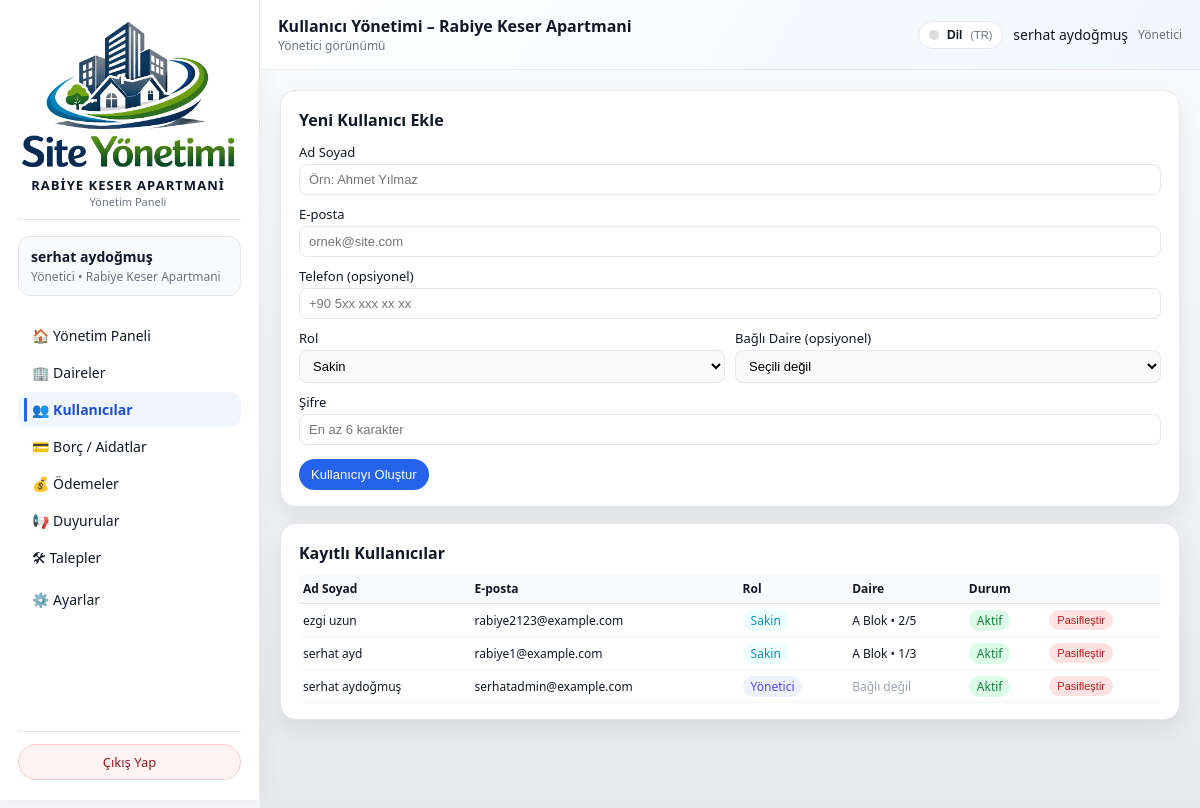
The app's page /admin/users (signed in), older data.
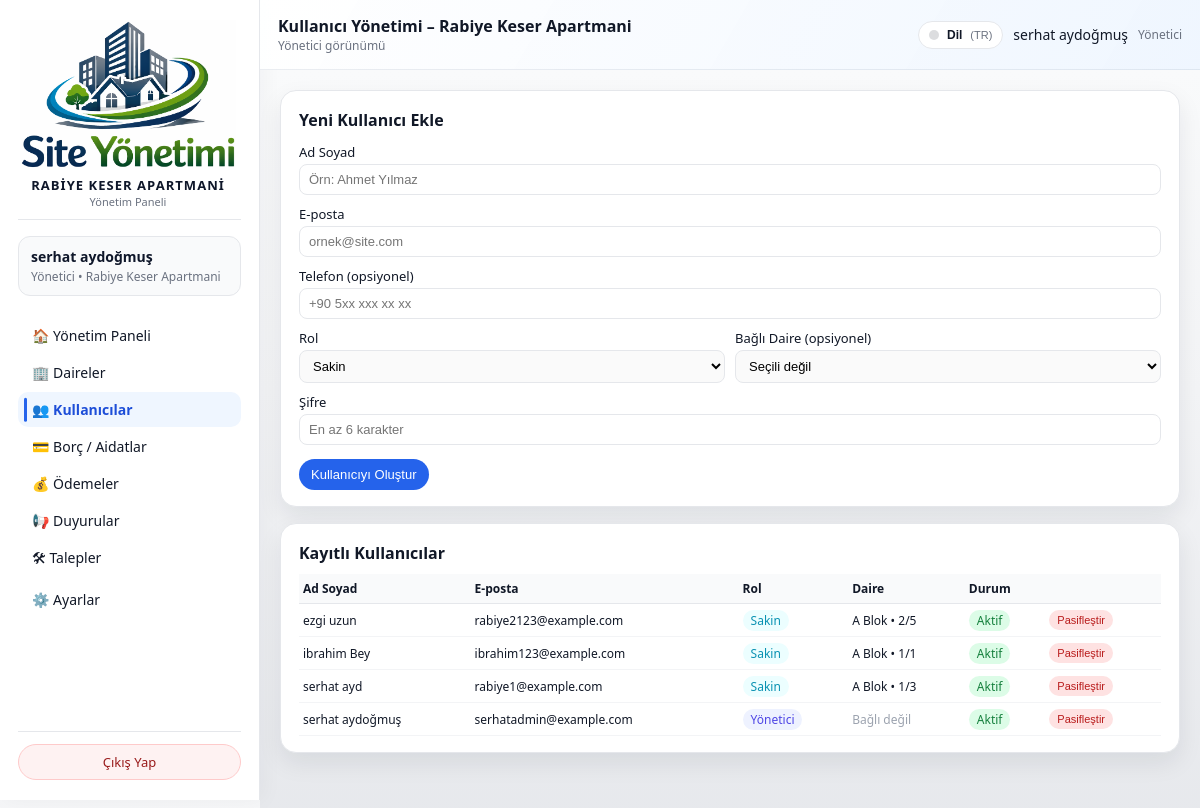
The same page, newer data.
### models/user_model.py (models this page shows, shortened)
class User(db.Model):
    __tablename__ = "users"
    id = db.Column(db.Integer, primary_key=True)
    name = db.Column(db.String(120), nullable=False)
    email = db.Column(db.String(120), unique=True, nullable=False, index=True)
    phone = db.Column(db.String(32), nullable=True)
    password_hash = db.Column(db.String(255), nullable=False)
    role = db.Column(db.String(20), nullable=False, default="resident")
    site_id = db.Column(db.Integer, db.ForeignKey("sites.id"), nullable=True)
    apartment_id = db.Column(
        db.Integer,
        db.ForeignKey("apartments.id"),
        nullable=True,
    )
    is_active = db.Column(db.Boolean, default=True, nullable=False)

### models/apartment_model.py (models this page shows, shortened)
class Apartment(db.Model):
    __tablename__ = "apartments"
    id = db.Column(db.Integer, primary_key=True)
    site_id = db.Column(db.Integer, db.ForeignKey("sites.id"), nullable=False)
    block = db.Column(db.String(50), nullable=False)
    floor = db.Column(db.String(20), nullable=False)
    number = db.Column(db.String(20), nullable=False)
    area_m2 = db.Column(db.Float, nullable=True)
    owner_name = db.Column(db.String(120))
    owner_phone = db.Column(db.String(32))
    notes = db.Column(db.Text)
    users = db.relationship("User", backref="apartment", lazy="dynamic")
    bills = db.relationship("Bill", backref="apartment", lazy="dynamic")
    payments = db.relationship("Payment", backref="apartment", lazy="dynamic")
    tickets = db.relationship("Ticket", backref="apartment", lazy="dynamic")

### routes/admin_routes.py (the view, shortened to what this page needs)
@admin_bp.route("/users", methods=["GET", "POST"])
@admin_required
def manage_users():
    admin_user = _get_current_admin()
    site_id = session.get("active_site_id") or (admin_user.site_id if admin_user else None)
    if not site_id:
        flash("Bu sayfayı kullanabilmek için bir siteye atanmış olmanız gerekiyor.", "error")
        return redirect(url_for("index"))
    users = []
    apartments = []
    try:
        users = (
            User.query
            .filter_by(site_id=site_id)
            .order_by(User.role.desc(), User.name.asc())
            .all()
        )
        apartments = (
            Apartment.query
            .filter_by(site_id=site_id)
            .order_by(
                Apartment.block.asc(),
                Apartment.floor.asc(),
                Apartment.number.asc(),
            )
            .all()
        )
    except SQLAlchemyError as exc:
        current_app.logger.exception("Kullanıcı listesi alınamadı: %s", exc)
        flash("Kullanıcı listesi alınırken bir hata oluştu.", "error")
    return render_template(
        "admin/kullanicilar.html",
        users=users,
        apartments=apartments,
    )

### routes/admin_routes.py (called while the page is built)
def admin_required(view_func):
    @wraps(view_func)
    def wrapped_view(*args, **kwargs):
        user_id = session.get("user_id")
        role = session.get("user_role")
        if not user_id:
            flash("Devam etmek için lütfen giriş yapın.", "info")
            return redirect(url_for("auth.login"))
        if role not in ("admin", "super_admin"):
            flash("Bu alana sadece yönetici kullanıcılar erişebilir.", "error")
            return redirect(url_for("index"))
        return view_func(*args, **kwargs)
    return wrapped_view

@admin_bp.app_context_processor
def inject_site_name():
    name = session.get("site_name")
    if not name:
        name = get_site_display_name()  # DB'den oku (SystemSetting)
        session["site_name"] = name
    return {"current_site_name": name}

def _get_current_admin():
    user_id = session.get("user_id")
    if not user_id:
        return None
    try:
        return User.query.get(user_id)
    except SQLAlchemyError as exc:
        current_app.logger.exception("Admin bilgisi alınamadı: %s", exc)
        return None

### templates/admin/kullanicilar.html (shortened to what the changed rows need)
{% extends "base.html" %}
{% set LANG = session.get('lang','tr') %}
{% macro tp(k) -%}
  {{ I18N_PAGE.get(LANG, I18N_PAGE['tr']).get(k, I18N_PAGE['tr'].get(k, k)) }}
{%- endmacro %}
{% block content %}
<div class="dashboard-grid">
  <section>
    <div class="card">
      <h2 style="font-size:16px; margin-bottom:12px;">{{ tp('new_user') }}</h2>
    </div>
  </section>
  <section>
    <div class="card">
      <h2 style="font-size:16px; margin-bottom:10px;">{{ tp('list_title') }}</h2>
      {% if users %}
        <div style="width:100%; overflow-x:auto;">
          <table style="width:100%; border-collapse:collapse; font-size:12px;">
            <thead>
              <tr style="background:#f9fafb; border-bottom:1px solid #e5e7eb;">
                <th style="text-align:left; padding:6px 4px;">{{ tp('col_name') }}</th>
                <th style="text-align:left; padding:6px 4px;">{{ tp('col_email') }}</th>
                <th style="text-align:left; padding:6px 4px;">{{ tp('col_role') }}</th>
                <th style="text-align:left; padding:6px 4px;">{{ tp('col_apartment') }}</th>
                <th style="text-align:left; padding:6px 4px;">{{ tp('col_status') }}</th>
                <th style="text-align:left; padding:6px 4px;"></th>
              </tr>
            </thead>
            <tbody>
              {% for user in users %}
                <tr style="border-bottom:1px solid #f3f4f6;">
                  <td style="padding:6px 4px; white-space:nowrap;">
                    {{ user.name }}
                  </td>
                  <td style="padding:6px 4px; white-space:nowrap;">
                    {{ user.email }}
                  </td>
                  <td style="padding:6px 4px; white-space:nowrap;">
                    {% if user.role == "admin" %}
                      <span style="padding:2px 8px; border-radius:999px; background:#eef2ff; color:#4f46e5;">{{ tp('badge_admin') }}</span>
                    {% else %}
                      <span style="padding:2px 8px; border-radius:999px; background:#ecfeff; color:#0891b2;">{{ tp('badge_resident') }}</span>
                    {% endif %}
                  </td>
                  <td style="padding:6px 4px; white-space:nowrap;">
                    {% if user.apartment %}
                      {{ user.apartment.block }} Blok • {{ user.apartment.floor }}/{{ user.apartment.number }}
                    {% else %}
                      <span style="color:#9ca3af;">{{ tp('apartment_unlinked') }}</span>
                    {% endif %}
                  </td>
                  <td style="padding:6px 4px; white-space:nowrap;">
                    {% if user.is_active %}
                      <span style="padding:2px 8px; border-radius:999px; background:#dcfce7; color:#15803d;">{{ tp('active') }}</span>
                    {% else %}
                      <span style="padding:2px 8px; border-radius:999px; background:#fee2e2; color:#b91c1c;">{{ tp('passive') }}</span>
                    {% endif %}
                  </td>
                  <td style="padding:6px 4px; white-space:nowrap;">
                    <form method="post"
                          action="{{ url_for('admin.toggle_user_active', user_id=user.id) }}"
                          style="display:inline;">
                      <button type="submit"
                              style="padding:4px 8px; border-radius:999px; border:none; font-size:11px; cursor:pointer;
                                     {% if user.is_active %}
                                       background:#fee2e2; color:#b91c1c;
                                     {% else %}
                                       background:#dcfce7; color:#166534;
                                     {% endif %}">
                        {% if user.is_active %}{{ tp('btn_deactivate') }}{% else %}{{ tp('btn_activate') }}{% endif %}
                      </button>
                    </form>
                  </td>
                </tr>
              {% endfor %}
            </tbody>
          </table>
        </div>
      {% else %}
        <p style="font-size:13px; color:#6b7280;">
          {{ tp('empty') }}
        </p>
      {% endif %}
    </div>
  </section>
</div>
{% endblock %}

Row changes from the older to the newer data that the page shows:
added User: name "ibrahim Bey", email "ibrahim123@example.com", get "Sakin Aktif Pasifleştir", apartment.block "A", apartment.floor "1", apartment.number "1"
